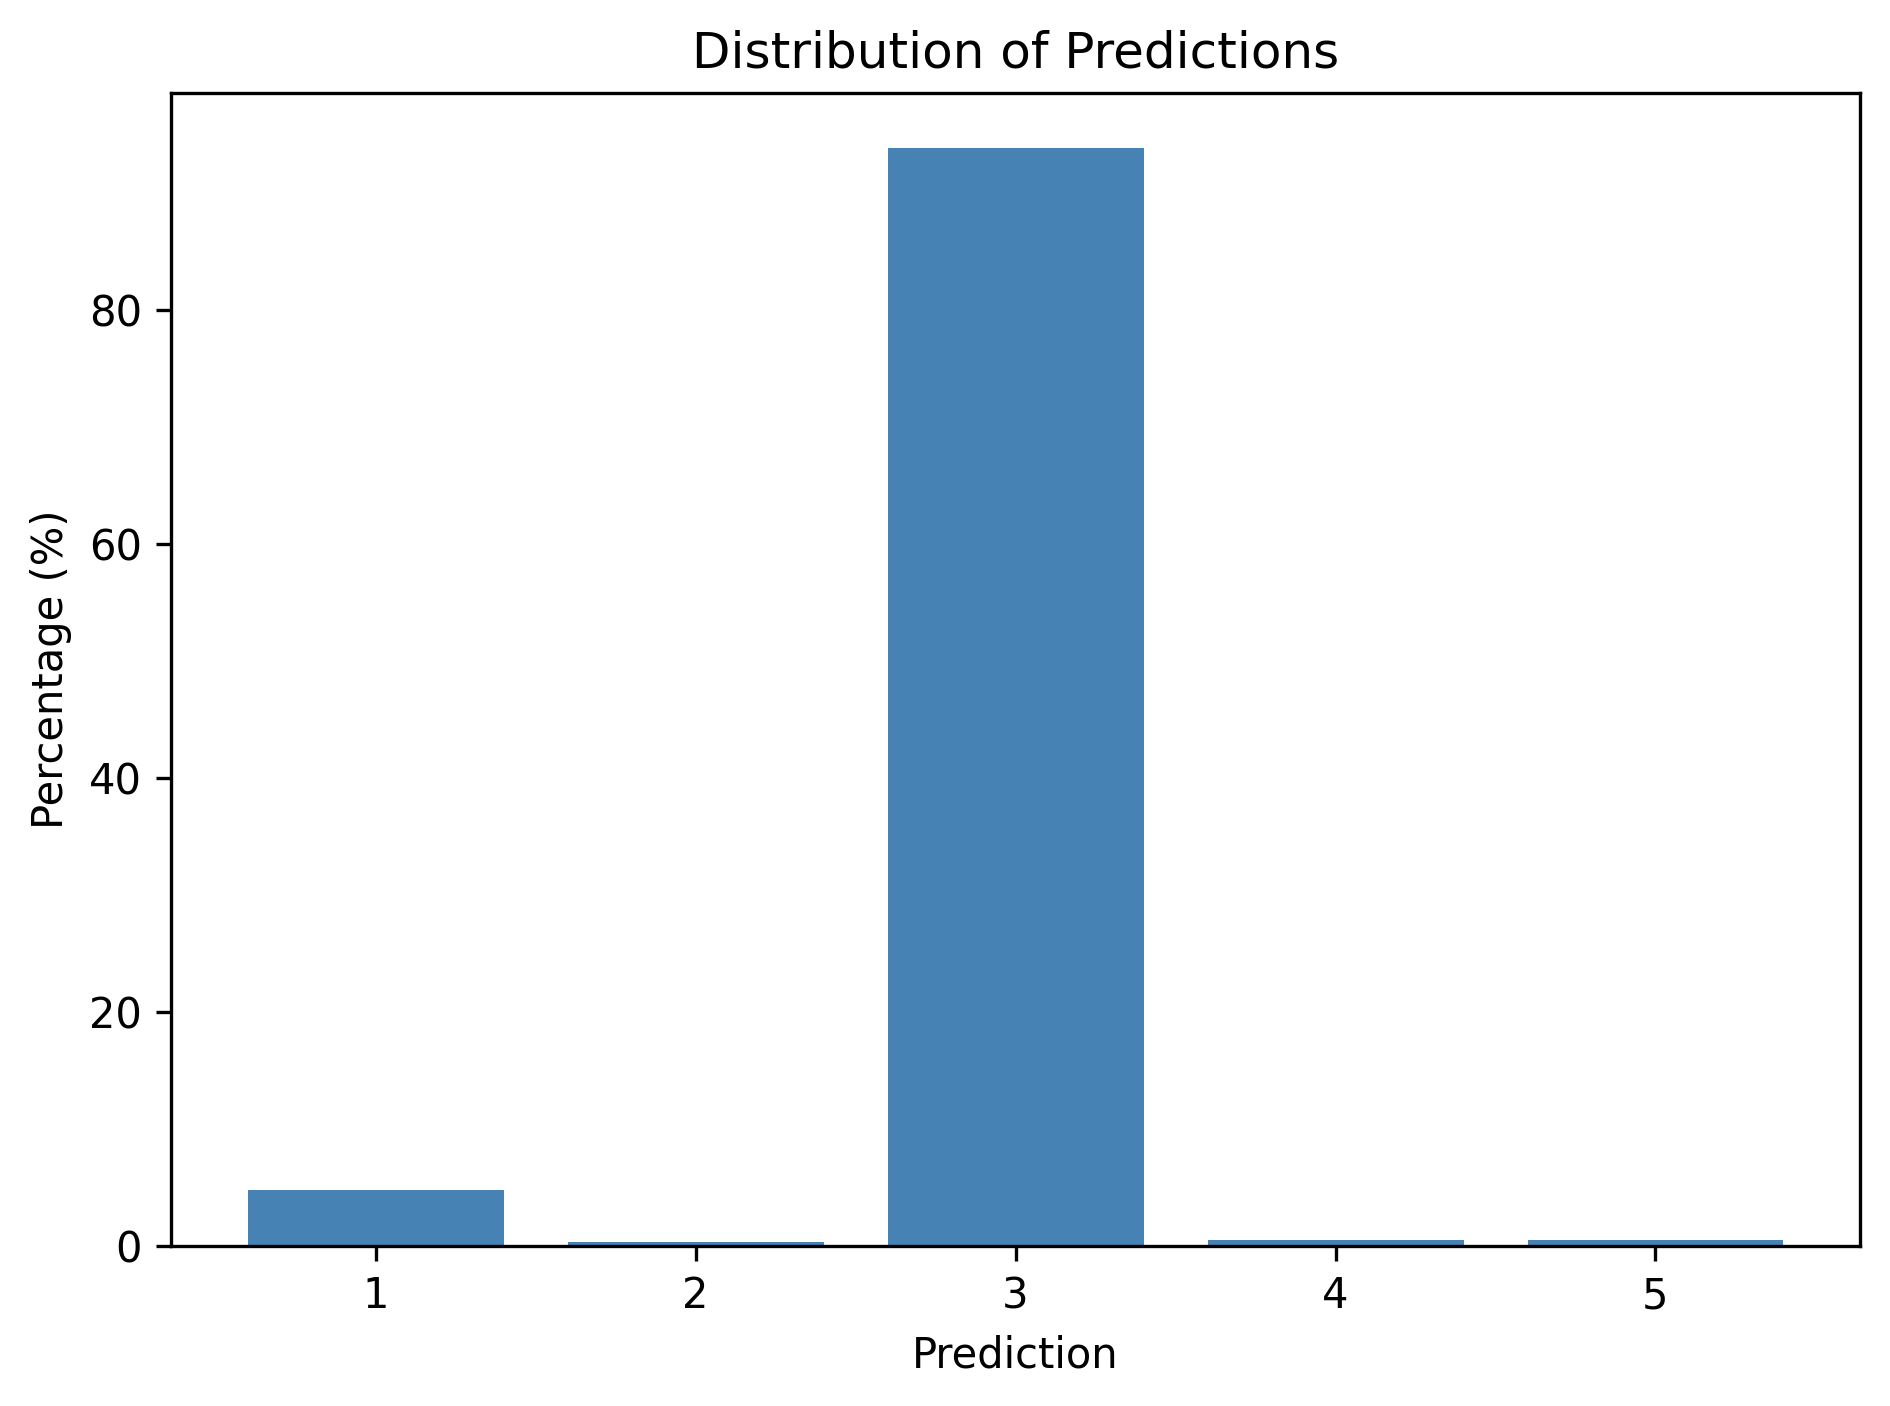

Here is the Python script that generated this plot:
import json
import matplotlib.pyplot as plt
import argparse

parser = argparse.ArgumentParser()
parser.add_argument('-i', required=True, help='Path to JSONL file')
args = parser.parse_args()

counts = {1: 0, 2: 0, 3: 0, 4: 0, 5: 0}

with open(args.i, 'r') as f:
    for line in f:
        data = json.loads(line)
        counts[data['prediction']] += 1

total = sum(counts.values())
percentages = [counts[i] / total * 100 for i in range(1, 6)]

plt.bar(range(1, 6), percentages, color='steelblue')
plt.xlabel('Prediction')
plt.ylabel('Percentage (%)')
plt.title('Distribution of Predictions')
plt.xticks(range(1, 6))
plt.tight_layout()
plt.savefig('distribution.png', dpi=300, bbox_inches='tight')
plt.show()